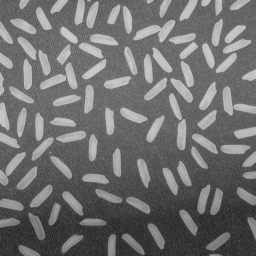
#> input picture Basic opearations and Filters/images/rice.png, 256 x 256 px, found by its file name
$ jupyter execute --allow-errors counting_rice.ipynb
#> lines starting #> are read from the running program, lines starting #| are printed output that depends on the picture; after the words box and inside, x2 and y2 are one past the last pixel; in counts of white or black regions, pixels touching at a corner belong together
[cell 1]
import cv2 as cv
import numpy as np
import matplotlib.pyplot as plt
import math

img = cv.imread('./a01images/rice.png',cv.IMREAD_GRAYSCALE)
#> img is the input picture: shape (256, 256); min 40, max 204, mean 111.2
#img = cv.imread('image3.jpg',cv.IMREAD_GRAYSCALE)
cv.namedWindow('Original',cv.WINDOW_NORMAL)
cv.imshow('Original',img)
cv.waitKey(0)

#Adaptive Thresholding
#dst	=	cv.adaptiveThreshold(	src, maxValue, adaptiveMethod, thresholdType, blockSize, C[, dst]	)
thres_image = cv.adaptiveThreshold (img, 255.0, cv.ADAPTIVE_THRESH_MEAN_C, cv.THRESH_BINARY, 45, -10.0)
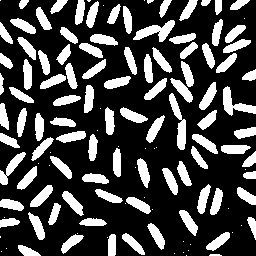
#> thres_image: shape (256, 256); 27.6% white; 130 white regions (35 under 20 px), largest, box (x1, y1, x2, y2) and area: (133, 20, 175, 42) 410, (169, 93, 186, 150) 405, (223, 86, 256, 116) 385

# removeing the white dots using erode interatively
kernel = np.ones((5,5),np.uint8)
erosion_image = cv.erode(thres_image, kernel)
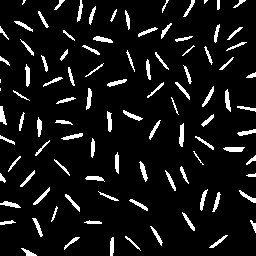
#> erosion_image: shape (256, 256); 8.2% white; 99 white regions (4 under 20 px), largest, box (x1, y1, x2, y2) and area: (179, 123, 184, 147) 92, (223, 147, 245, 152) 90, (225, 89, 231, 112) 84

# counting the pixel with value =255 and then filling the connected pixels to stop recounting
pro_imgage = erosion_image.copy()
rice_count = 0
rows, cols = pro_imgage.shape
#> rows = 256; cols = 256
for j in range(rows):
    for i in range(cols):
        pixel = pro_imgage[j, i]
        if 255 == pixel:
            rice_count += 1
            cv.floodFill(pro_imgage, None, (i, j), rice_count) #fill the every connected pixels with different value
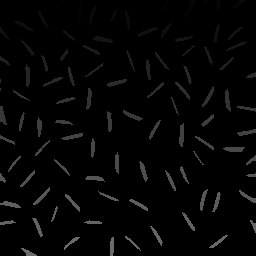
#> pro_imgage: shape (256, 256); 8.18% of pixels changed, all inside (x1, y1, x2, y2) = (0, 0, 256, 256)
#> after the loop, rice_count = 108
print("Number of rice grains", rice_count)
#| Number of rice grains 108

#Show connected components using a color Map
(min, max, minLoc, maxLoc) = cv.minMaxLoc(pro_imgage) #get max,min pixels
#> min = 0; max = 108; minLoc = (0, 0); maxLoc = (140, 250)
pro_imgage = (255/(max-min)) * (pro_imgage - min)   # Normalize
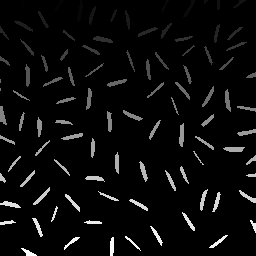
#> pro_imgage: shape (256, 256) float64; min 0, max 255, mean 11
imgColorMap = cv.applyColorMap(pro_imgage.astype('uint8'), cv.COLORMAP_RAINBOW) #create color map
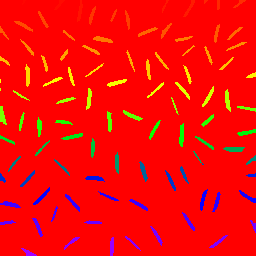
#> imgColorMap: shape (256, 256, 3); mean B, G, R 6.6, 10.7, 245.1
imgColorMap[pro_imgage==0] = 0 #set the backroud as black
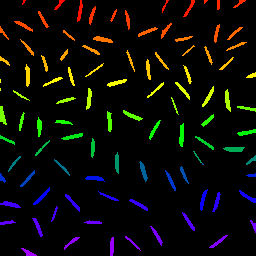
#> imgColorMap: shape (256, 256, 3); mean B, G, R 6.6, 10.7, 11
plt.imshow(imgColorMap[:,:,::-1]) #show color map

cv.namedWindow('thres',cv.WINDOW_NORMAL)
cv.imshow('thres',thres_image)
cv.waitKey(0)
cv.destroyAllWindows()
fig,ax = plt.subplots(2,2,  figsize=(18,18))
ax[0,0].imshow(cv.cvtColor(img,  cv . COLOR_BGR2RGB))
ax[0,0].axis("off")
#> (the rest of this cell did not finish here and is left out)
